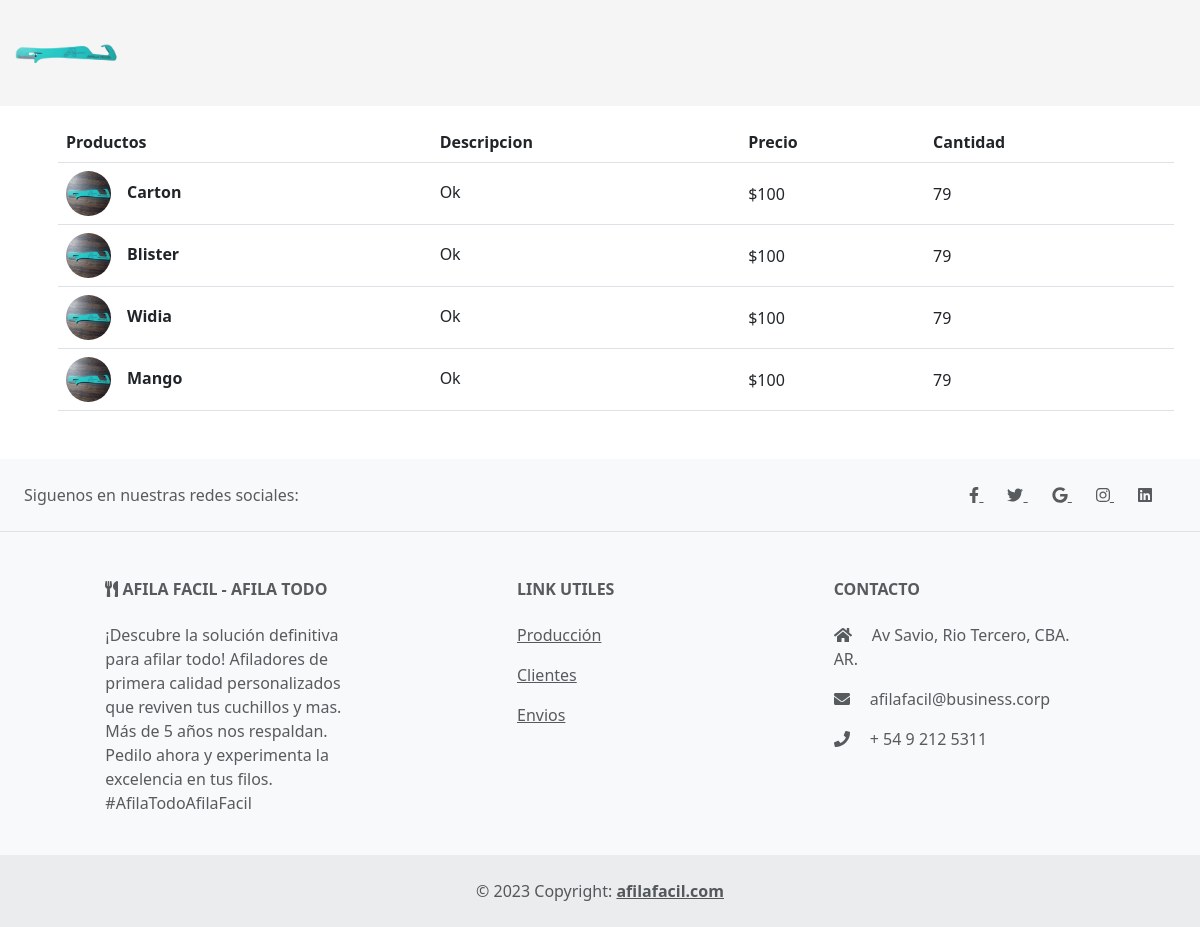
Before: /productos/ with the older database file.
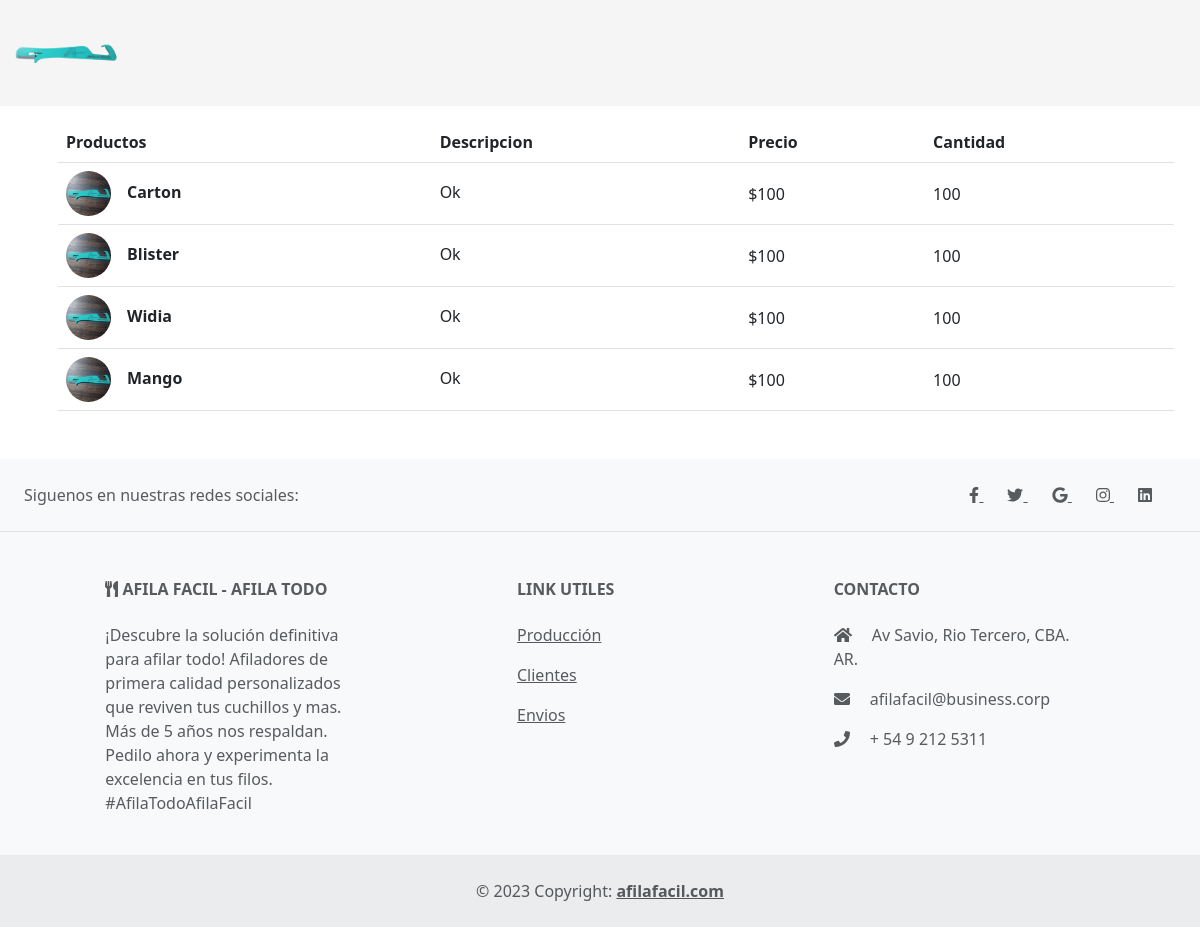
After: the same page with the newer database file.
### materias_primas/models.py (models this page shows, shortened)
class Productos(models.Model):
    nombre = models.CharField(max_length=45)
    descripcion = models.CharField(max_length=200)
    precio = models.IntegerField()
    cantidad = models.IntegerField()
    imagen = models.CharField(max_length=100)
    def get_imagen_url(self):
        if self.imagen:
            return f"/static/img/{self.imagen}"
        else:
            return "/static/img/afilador.jpeg"
    class Meta:
        db_table = 'productos'
        verbose_name = "Producto"

### materias_primas/views.py (the view)
# urls.py: path('', views.mostrar_producto, name='productos'),
def mostrar_producto(request):
    productos = Productos.objects.all()
    return render(request, 'productos.html', {'productos': productos, 'mensaje': "No hay Productos"})

### materias_primas/templates/productos.html (shortened to what this page needs)
{% extends "materias_primas/layout.html" %}
{% load static %}
{% block content %}
{% if productos%}
<div class="container">
    <table class="table align-middle mb-0 bg-white m-3 mb-5">
        <thead class="bg-light">
        <tr>
            <th>Productos</th>
            <th>Descripcion</th>
            <th>Precio</th>
            <th>Cantidad</th>
        </tr>
        </thead>
        <tbody>
        {% for producto in productos %}
            <tr>
                <td>
                <div class="d-flex align-items-center">
                    <img
                        src="{{ producto.get_imagen_url }}"
                        alt="NO-IMG"
                        style="width: 45px; height: 45px"
                        class="rounded-circle"
                        />
                    <div class="ms-3">
                    <p class="fw-bold mb-1 ml-2">{{producto.nombre}}</p>
                    </div>
                </div>
                </td>
                <td>
                <p class="fw-normal mb-1">{{ producto.descripcion }}</p>
                </td>
                <td>${{ producto.precio }}</td>
                <td>{{ producto.cantidad }}</td>
            </tr>
        {%endfor%}
        </tbody>
    </table>
{%else%}
    {{ mensaje }}
{%endif%}
</div>
{% endblock %}

Changed rows visible on the page:
changed Productos "Carton": cantidad "79" → "100"
changed Productos "Blister": cantidad "79" → "100"
changed Productos "Widia": cantidad "79" → "100"
changed Productos "Mango": cantidad "79" → "100"
